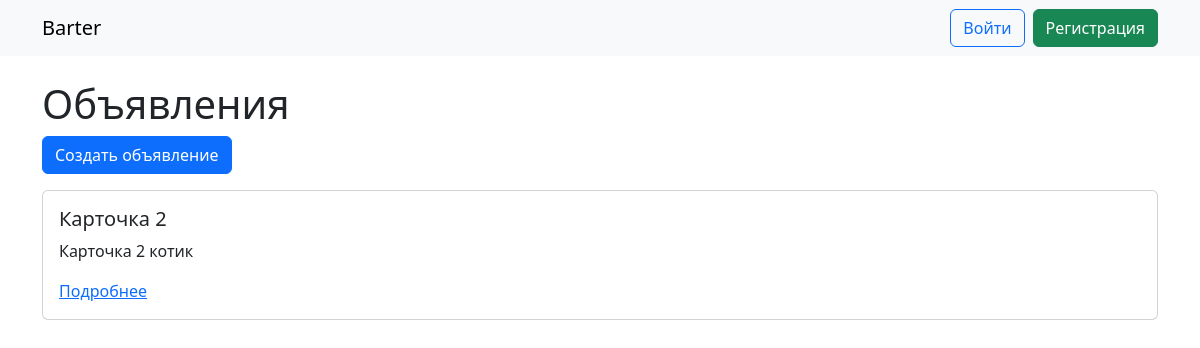
Before: / with the older database file.
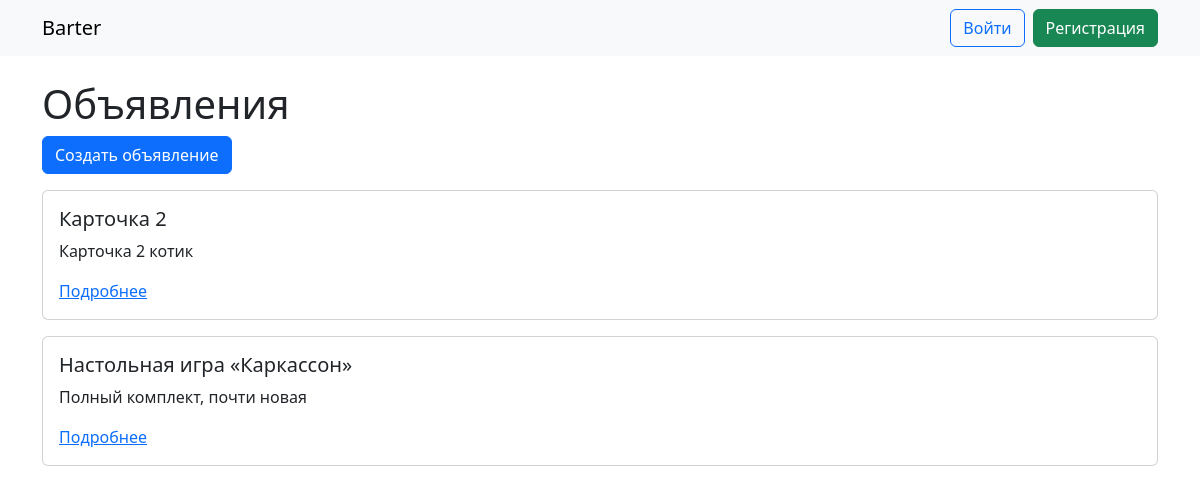
After: the same page with the newer database file.
### ads/models.py (models this page shows, shortened)
class Ad(models.Model):
    CONDITION_CHOICES = [('new', 'Новый'), ('used', 'Б/У')]
    user = models.ForeignKey(User, on_delete=models.CASCADE, related_name='ads')
    title = models.CharField(max_length=255)
    description = models.TextField()
    image_url = models.URLField(blank=True)
    category = models.CharField(max_length=100)
    condition = models.CharField(max_length=10, choices=CONDITION_CHOICES)
    created_at = models.DateTimeField(auto_now_add=True)

### ads/views.py (the view)
# urls.py: path('', views.AdListView.as_view(), name='ad_list'),
class AdListView(ListView):
    model = Ad
    paginate_by = 10
    template_name = 'ads/ad_list.html'
    context_object_name = 'ads'
    def get_queryset(self):
        qs = super().get_queryset().select_related('user').order_by('-created_at')
        q = self.request.GET.get('q')
        category = self.request.GET.get('category')
        condition = self.request.GET.get('condition')
        if q:
            qs = qs.filter(Q(title__icontains=q) | Q(description__icontains=q))
        if category:
            qs = qs.filter(category__iexact=category)
        if condition:
            qs = qs.filter(condition__iexact=condition)
        return qs

### templates/ads/ad_list.html (shortened to what this page needs)
{% extends 'base.html' %}
{% block content %}
<h1>Объявления</h1>
<a class="btn btn-primary mb-3" href="{% url 'ads:ad_create' %}">Создать объявление</a>
{% for ad in ads %}
    <div class="card mb-3">
        <div class="card-body">
            <h5 class="card-title">{{ ad.title }}</h5>
            <p class="card-text">{{ ad.description|truncatechars:120 }}</p>
            <a href="{% url 'ads:ad_detail' ad.pk %}">Подробнее</a>
        </div>
    </div>
{% empty %}
    <p>Объявлений нет.</p>
{% endfor %}
{% endblock %}

### templates/base.html (shortened to what this page needs)
<!DOCTYPE html>
<html lang="ru">
<head>
    <link href="https://cdn.jsdelivr.net/npm/bootstrap@5.3.2/dist/css/bootstrap.min.css" rel="stylesheet">
</head>
<body>
    <nav class="navbar navbar-expand-lg navbar-light bg-light mb-4">
        <div class="container">
            <a class="navbar-brand" href="{% url 'ads:ad_list' %}">Barter</a>
                <ul class="navbar-nav ms-auto">
                  {% if user.is_authenticated %}
                    <li class="nav-item me-3 mt-2">
                      {% if user.profile.avatar %}
                        <img src="{{ user.profile.avatar.url }}" width="32" height="32" class="rounded-circle me-2">
                      {% endif %}
                      Привет, <strong>{{ user.username }}</strong>!
                    </li>
                    <li class="nav-item me-2">
                      <a class="btn btn-outline-info" href="{% url 'profile' %}">Профиль</a>
                    </li>
                    <li class="nav-item">
                      <a class="btn btn-outline-secondary" href="{% url 'logout' %}?next={{ request.path }}">Выйти</a>
                    </li>
                  {% else %}
                    <li class="nav-item">
                      <a class="btn btn-outline-primary me-2" href="{% url 'login' %}?next={{ request.path }}">Войти</a>
                    </li>
                    <li class="nav-item">
                      <a class="btn btn-success" href="{% url 'signup' %}">Регистрация</a>
                    </li>
                  {% endif %}
                </ul>
        </div>
    </nav>
    <div class="container">
        {% block content %}{% endblock %}
    </div>
</body>
</html>

Changed rows visible on the page:
added Ad: title "Настольная игра «Каркассон»", description "Полный комплект, почти новая"
